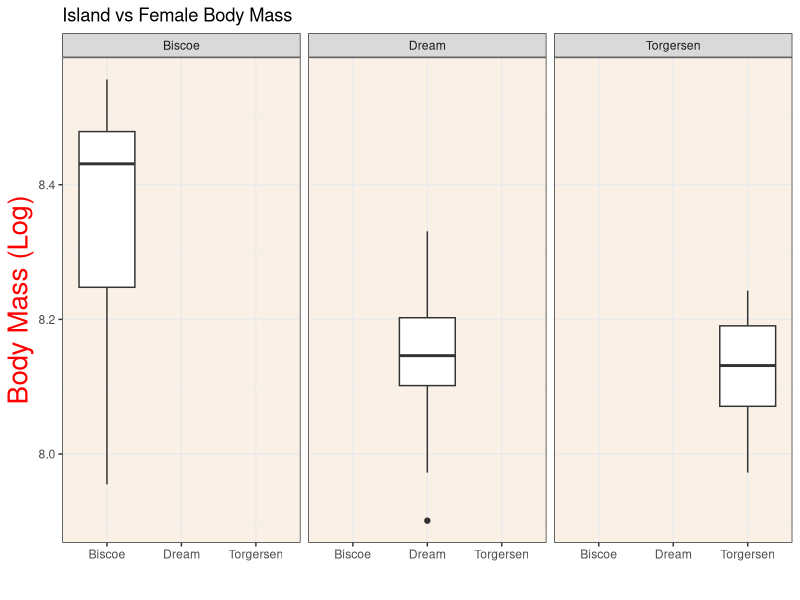

R code for this plot: (Note: this script raises an error after producing the figure.)
#Week 4A Lab assignment: 1 and 2
#Created on 2021-02-15
#Created by: Kevin Candray 
############################################
# loading the libraries
library(palmerpenguins)
library(tidyverse)
library(here)
####################################
#loading the data
glimpse(penguins)
####################################
#calculating the mean of body mass by species, island, and sex without any NAs
LabData1<- penguins %>% #gettiing the penguin data
  drop_na(species, island, sex) %>%  #dropping all NA in data within the columns species, island, sex
  group_by(species, island, sex) %>% #grouping by species, island, and sex
  summarise(mean_body_mass_g = mean(body_mass_g), #creates new column for mean and variance of body mass
            var_body_mass_g = var(body_mass_g))
#######################################################
LabData2 <- penguins %>% #getting the penguin data
  drop_na(species, island, sex) %>% #dropping any NA that is within the categories
  filter(sex != "male") %>% #filtering for only females
  group_by(species, island,sex) %>%  #grouping by species, island, and sex
  summarise(log_body_mass = log(body_mass_g)) %>% #creating new column for log body mass
##########################################################################
 ggplot(aes(x = island, y = log_body_mass))+ #set up axes for plot
    geom_boxplot()+
  labs(title= "Island vs Female Body Mass", #tite for graph
       x="", #x axis title 
       y= "Body Mass (Log)")+ #y axis title
  facet_wrap(~island)+ #3 different plots, 1 per island
  theme_bw()+ #settinf theme to bw
  theme(axis.title = element_text(size=20,
                                  color = "red"), #changing the font size and color of title
        panel.background = element_rect(fill = "linen"))+ #fill in the background plot color with linen 
  ggsave(here("Week_4","Output","IslandFemaleBodyMass.png"),
         width = 7,height = 5)# saving png file to week 4 folder in output in inches 
